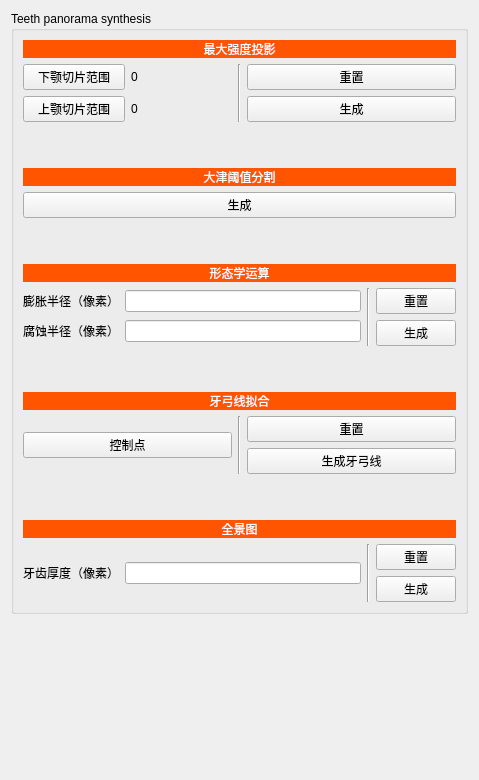
<?xml version="1.0" encoding="UTF-8"?>
<ui version="4.0">
 <class>PanoramaViewControls</class>
 <widget class="QWidget" name="PanoramaViewControls">
  <property name="geometry">
   <rect>
    <x>0</x>
    <y>0</y>
    <width>479</width>
    <height>780</height>
   </rect>
  </property>
  <property name="minimumSize">
   <size>
    <width>0</width>
    <height>0</height>
   </size>
  </property>
  <property name="windowTitle">
   <string>PointSet Interaction</string>
  </property>
  <layout class="QVBoxLayout" name="verticalLayout_5">
   <item>
    <widget class="QGroupBox" name="PanoramaBox">
     <property name="styleSheet">
      <string notr="true"/>
     </property>
     <property name="title">
      <string>Teeth panorama synthesis</string>
     </property>
     <layout class="QVBoxLayout" name="verticalLayout_4">
      <item>
       <layout class="QVBoxLayout" name="verticalLayout">
        <item>
         <widget class="QLabel" name="label_4">
          <property name="styleSheet">
           <string notr="true">background-color: rgb(255, 85, 0);
color: rgb(255, 255, 255);</string>
          </property>
          <property name="text">
           <string>最大强度投影</string>
          </property>
          <property name="alignment">
           <set>Qt::AlignCenter</set>
          </property>
         </widget>
        </item>
        <item>
         <layout class="QHBoxLayout" name="horizontalLayout">
          <item>
           <layout class="QVBoxLayout" name="verticalLayout_3">
            <item>
             <layout class="QHBoxLayout" name="horizontalLayout_9">
              <item>
               <widget class="QPushButton" name="lowerSliceButton">
                <property name="text">
                 <string>下颚切片范围</string>
                </property>
               </widget>
              </item>
              <item>
               <widget class="QLabel" name="lowerSliceLabel">
                <property name="text">
                 <string>0</string>
                </property>
               </widget>
              </item>
             </layout>
            </item>
            <item>
             <layout class="QHBoxLayout" name="horizontalLayout_10">
              <item>
               <widget class="QPushButton" name="higherSliceButton">
                <property name="text">
                 <string>上颚切片范围</string>
                </property>
               </widget>
              </item>
              <item>
               <widget class="QLabel" name="higherSliceLabel">
                <property name="text">
                 <string>0</string>
                </property>
               </widget>
              </item>
             </layout>
            </item>
           </layout>
          </item>
          <item>
           <widget class="Line" name="line">
            <property name="orientation">
             <enum>Qt::Vertical</enum>
            </property>
           </widget>
          </item>
          <item>
           <layout class="QVBoxLayout" name="verticalLayout_7">
            <item>
             <widget class="QPushButton" name="resetMipButton">
              <property name="text">
               <string>重置</string>
              </property>
             </widget>
            </item>
            <item>
             <widget class="QPushButton" name="mipButton">
              <property name="text">
               <string>生成</string>
              </property>
             </widget>
            </item>
           </layout>
          </item>
         </layout>
        </item>
        <item>
         <spacer name="verticalSpacer">
          <property name="orientation">
           <enum>Qt::Vertical</enum>
          </property>
          <property name="sizeHint" stdset="0">
           <size>
            <width>20</width>
            <height>40</height>
           </size>
          </property>
         </spacer>
        </item>
        <item>
         <widget class="QLabel" name="label_5">
          <property name="styleSheet">
           <string notr="true">background-color: rgb(255, 85, 0);
color: rgb(255, 255, 255);</string>
          </property>
          <property name="text">
           <string>大津阈值分割</string>
          </property>
          <property name="alignment">
           <set>Qt::AlignCenter</set>
          </property>
         </widget>
        </item>
        <item>
         <layout class="QHBoxLayout" name="horizontalLayout_2">
          <item>
           <widget class="QPushButton" name="otsuButton">
            <property name="text">
             <string>生成</string>
            </property>
           </widget>
          </item>
         </layout>
        </item>
        <item>
         <spacer name="verticalSpacer_2">
          <property name="orientation">
           <enum>Qt::Vertical</enum>
          </property>
          <property name="sizeHint" stdset="0">
           <size>
            <width>20</width>
            <height>40</height>
           </size>
          </property>
         </spacer>
        </item>
        <item>
         <widget class="QLabel" name="label_6">
          <property name="styleSheet">
           <string notr="true">background-color: rgb(255, 85, 0);
color: rgb(255, 255, 255);</string>
          </property>
          <property name="text">
           <string>形态学运算</string>
          </property>
          <property name="alignment">
           <set>Qt::AlignCenter</set>
          </property>
         </widget>
        </item>
        <item>
         <layout class="QHBoxLayout" name="horizontalLayout_3">
          <item>
           <layout class="QVBoxLayout" name="verticalLayout_2">
            <item>
             <layout class="QHBoxLayout" name="horizontalLayout_5">
              <item>
               <widget class="QLabel" name="label_2">
                <property name="text">
                 <string>膨胀半径（像素）</string>
                </property>
               </widget>
              </item>
              <item>
               <widget class="QLineEdit" name="dilateEdit"/>
              </item>
             </layout>
            </item>
            <item>
             <layout class="QHBoxLayout" name="horizontalLayout_4">
              <item>
               <widget class="QLabel" name="label">
                <property name="text">
                 <string>腐蚀半径（像素）</string>
                </property>
               </widget>
              </item>
              <item>
               <widget class="QLineEdit" name="erodeEdit"/>
              </item>
             </layout>
            </item>
           </layout>
          </item>
          <item>
           <widget class="Line" name="line_2">
            <property name="orientation">
             <enum>Qt::Vertical</enum>
            </property>
           </widget>
          </item>
          <item>
           <layout class="QVBoxLayout" name="verticalLayout_8">
            <item>
             <widget class="QPushButton" name="resetMorphButton">
              <property name="text">
               <string>重置</string>
              </property>
             </widget>
            </item>
            <item>
             <widget class="QPushButton" name="morphButton">
              <property name="text">
               <string>生成</string>
              </property>
             </widget>
            </item>
           </layout>
          </item>
         </layout>
        </item>
        <item>
         <spacer name="verticalSpacer_3">
          <property name="orientation">
           <enum>Qt::Vertical</enum>
          </property>
          <property name="sizeHint" stdset="0">
           <size>
            <width>20</width>
            <height>40</height>
           </size>
          </property>
         </spacer>
        </item>
        <item>
         <widget class="QLabel" name="label_7">
          <property name="styleSheet">
           <string notr="true">background-color: rgb(255, 85, 0);
color: rgb(255, 255, 255);</string>
          </property>
          <property name="text">
           <string>牙弓线拟合</string>
          </property>
          <property name="alignment">
           <set>Qt::AlignCenter</set>
          </property>
         </widget>
        </item>
        <item>
         <layout class="QHBoxLayout" name="horizontalLayout_6">
          <item>
           <layout class="QVBoxLayout" name="verticalLayout_9">
            <item>
             <widget class="QPushButton" name="splineButton">
              <property name="text">
               <string>控制点</string>
              </property>
             </widget>
            </item>
           </layout>
          </item>
          <item>
           <widget class="Line" name="line_4">
            <property name="orientation">
             <enum>Qt::Vertical</enum>
            </property>
           </widget>
          </item>
          <item>
           <layout class="QVBoxLayout" name="verticalLayout_10">
            <item>
             <widget class="QPushButton" name="resetArchButton">
              <property name="text">
               <string>重置</string>
              </property>
             </widget>
            </item>
            <item>
             <widget class="QPushButton" name="archButton">
              <property name="text">
               <string>生成牙弓线</string>
              </property>
             </widget>
            </item>
           </layout>
          </item>
         </layout>
        </item>
        <item>
         <spacer name="verticalSpacer_4">
          <property name="orientation">
           <enum>Qt::Vertical</enum>
          </property>
          <property name="sizeHint" stdset="0">
           <size>
            <width>20</width>
            <height>40</height>
           </size>
          </property>
         </spacer>
        </item>
        <item>
         <widget class="QLabel" name="label_8">
          <property name="styleSheet">
           <string notr="true">background-color: rgb(255, 85, 0);
color: rgb(255, 255, 255);</string>
          </property>
          <property name="text">
           <string>全景图</string>
          </property>
          <property name="alignment">
           <set>Qt::AlignCenter</set>
          </property>
         </widget>
        </item>
        <item>
         <layout class="QHBoxLayout" name="horizontalLayout_7">
          <item>
           <layout class="QHBoxLayout" name="horizontalLayout_8">
            <item>
             <widget class="QLabel" name="label_3">
              <property name="text">
               <string>牙齿厚度（像素）</string>
              </property>
             </widget>
            </item>
            <item>
             <widget class="QLineEdit" name="thicknessEdit"/>
            </item>
           </layout>
          </item>
          <item>
           <widget class="Line" name="line_3">
            <property name="orientation">
             <enum>Qt::Vertical</enum>
            </property>
           </widget>
          </item>
          <item>
           <layout class="QVBoxLayout" name="verticalLayout_11">
            <item>
             <widget class="QPushButton" name="resetPanoramaButton">
              <property name="text">
               <string>重置</string>
              </property>
             </widget>
            </item>
            <item>
             <widget class="QPushButton" name="panoramaButton">
              <property name="text">
               <string>生成</string>
              </property>
             </widget>
            </item>
           </layout>
          </item>
         </layout>
        </item>
       </layout>
      </item>
     </layout>
    </widget>
   </item>
   <item>
    <spacer name="verticalSpacer_5">
     <property name="orientation">
      <enum>Qt::Vertical</enum>
     </property>
     <property name="sizeHint" stdset="0">
      <size>
       <width>20</width>
       <height>40</height>
      </size>
     </property>
    </spacer>
   </item>
  </layout>
 </widget>
 <resources/>
 <connections/>
</ui>
